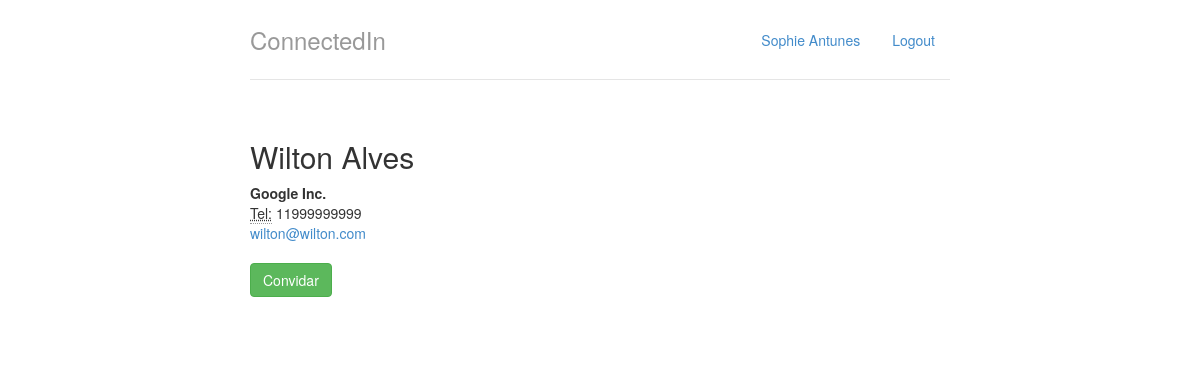
The page /perfis/1 (signed in) on the database its author committed.
### perfis/models.py (models this page shows, shortened)
class Perfil(models.Model):
    nome = models.CharField(max_length=255, null=False)
    telefone = models.CharField(max_length=15, null=False)
    empresa = models.CharField(max_length=255, null=False)
    contatos = models.ManyToManyField('self')
    usuario = models.OneToOneField(User, related_name="perfil")
    @property
    def email(self):
        return self.usuario.email

### perfis/views.py (the view)
# urls.py: url(r'^perfis/(?P<perfil_id>\d+)$', views.exibir, name='exibir'),
@login_required
def exibir(request, perfil_id):
    perfil = Perfil.objects.get(id=perfil_id)
    perfil_logado = get_perfil_logado(request)
    ja_eh_contato = perfil in perfil_logado.contatos.all()
    return render(request, 'perfil.html', { 'perfil' : perfil,  'perfil_logado' : get_perfil_logado(request), 'ja_eh_contato' : ja_eh_contato })

### perfis/views.py (called while the page is built)
@login_required
def get_perfil_logado(request):
    return request.user.perfil

### perfis/templates/perfil.html
{% extends "base.html" %}
{% block body %}
<div class="row">
    <div class="col-lg-12">
        <h2>{{ perfil.nome }}</h2>
        <address>
            <strong>{{ perfil.empresa }}</strong><br>
            <abbr title="Telefone">Tel:</abbr> {{ perfil.telefone }}<br>
            <a href="mailto:{{perfil.email}}">{{ perfil.email }}</a>
        </address>
        {% if ja_eh_contato %}
            <div class="well well-sm">Vocês estão conectados!</div>
        {% else %}
            <a href="{% url 'convidar' perfil.id %}" class="btn btn-success" role="button">
                Convidar
            </a>
        {% endif %}
    </div>
</div>
{% endblock %}

### perfis/templates/base.html (shortened to what this page needs)
{% load staticfiles %}
<!DOCTYPE html>
<html lang="pt-br">
<head>
    <link rel="stylesheet" href="{% static 'styles/bootstrap.css' %}">
    <link rel="stylesheet" href="{% static 'styles/main.css' %}">
</head>
<body>
    <div class="container">
        <div class="header">
            <ul class="nav nav-pills pull-right">
                <li class=""><a href="{% url 'index' %}">{{ perfil_logado.nome }}</a></li>
                <li class=""><a href="{% url 'logout' %}">Logout</a></li>
            </ul>
            <h3 class="text-muted">ConnectedIn</h3>
        </div>
        <div class="row content">
            {% block body %}
            {% endblock %}
        </div>
    </div>
</body>
</html>

### perfis/static/styles/main.css (style rules this page uses)
body { padding-top: 20px; padding-bottom: 20px; }
.header, .content, .footer { padding-left: 15px; padding-right: 15px; }
.header { border-bottom: 1px solid #e5e5e5; }
.header h3 { margin-top: 0; margin-bottom: 0; line-height: 40px; padding-bottom: 19px; }
@media (min-width: 768px) { .container { max-width: 730px; } }
.content { margin: 40px 0; }
@media screen and (min-width: 768px) { .header, .content, .footer { padding-left: 0; padding-right: 0; } }
@media screen and (min-width: 768px) { .header { margin-bottom: 30px; } }

### rows shown on the page
Perfil: nome "Sophie Antunes"
Perfil: nome "Wilton Alves", empresa "Google Inc.", telefone "11999999999", email "wilton@wilton.com"
